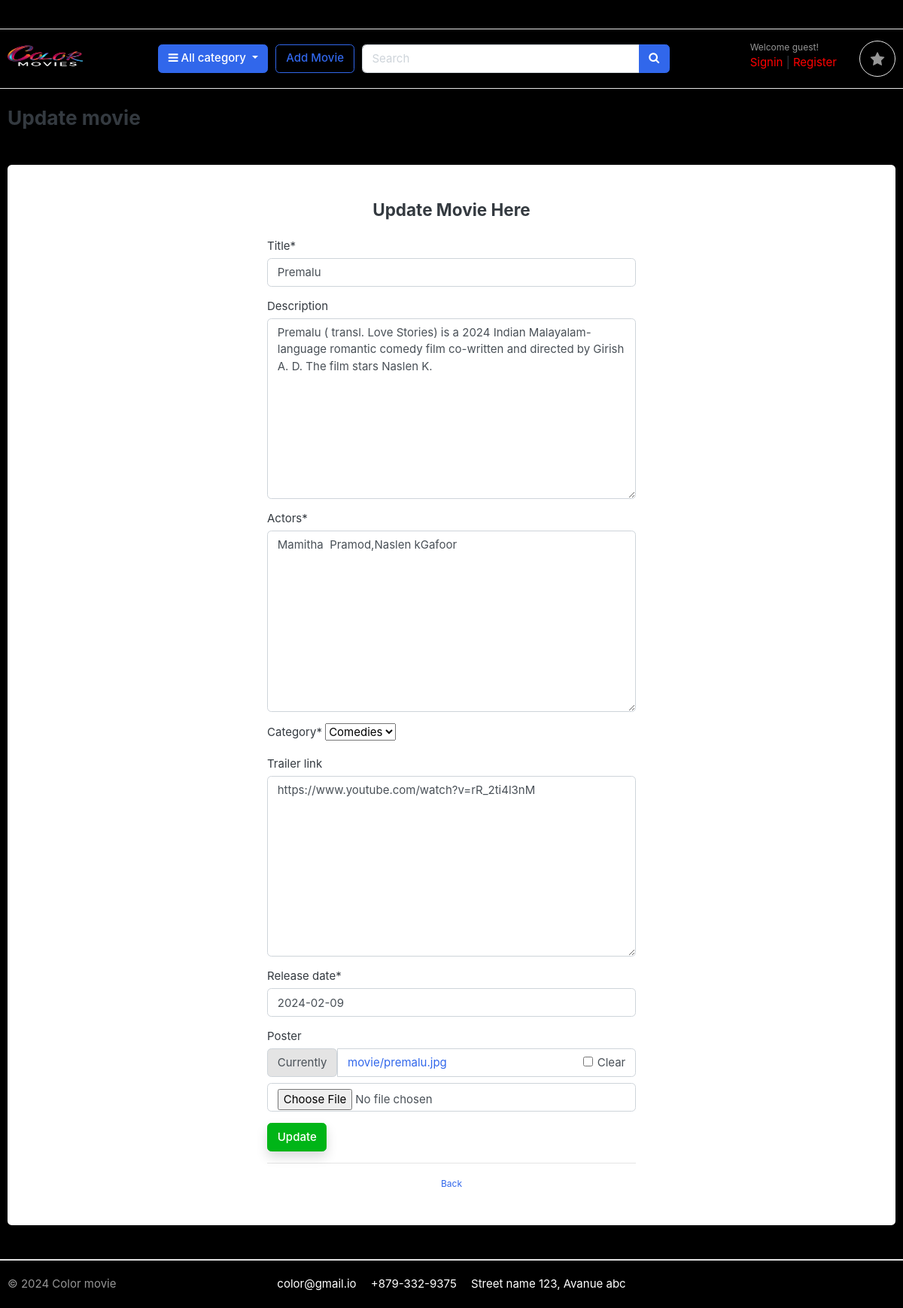
The app's page /update/1/ with its own data.
### movieapp/models.py (models this page shows, shortened)
class Movie(models.Model):
    Title = models.CharField(max_length=255,unique=True)
    Poster=models.ImageField(upload_to='movie',blank=True)
    Description=models.TextField(blank=True)
    Release_date=models.DateField()
    Actors = models.TextField()
    category=models.ForeignKey(Category,on_delete=models.CASCADE)
    Trailer_link=models.TextField(blank=True)
    user=models.ForeignKey(User,on_delete=models.CASCADE)
    class Meta:
        ordering =('Title',)
        verbose_name = 'movie'
        verbose_name_plural = 'movies'
    def __str__(self):
        return '{}'.format(self.Title)

### movieapp/views.py (the view)
# urls.py: path('update/<int:id>/', views.update, name='update'),
def update(request,id):
    movie = Movie.objects.get(id=id)
    print(movie)
    if request.method == 'POST':
        form=MovieForm(request.POST,request.FILES,instance=movie)
        if form.is_valid():
            form.save()
            return redirect('/')
    else:
        form=MovieForm(instance=movie)
        print(form)
    return render(request,'update.html',{'movie':movie,'form':form})

### movieapp/forms.py
class MovieForm(forms.ModelForm):
    class Meta:
        model=Movie
        fields=['Title','Description','Actors','category','Trailer_link','Release_date','Poster']

### movieapp/context_processors.py (called while the page is built)
def menu_links(request):
    links=Category.objects.all()
    return  dict(links=links)

### movieapp/models.py (called while the page is built)
    def __str__(self):
        return '{}'.format(self.name)

    def get_url(self):
        return reverse('movieapp:movie_by_category',args=[self.slug])

### templates/update.html (shortened to what this page needs)
{% extends 'base.html' %}
{% load crispy_forms_tags %}
{% block body %}
    <div class="container-fluid">
        <div class="d-sm-flex align-items-center justify-content-between mb-4 mt-4">
        <h1 class="h3 mb-0 text-gray-800">Update movie</h1>
        </div>
        <div class="card o-hidden border-0 shadow-lg my-5">
          <div class="card-body p-0">
            <div class="row">
              <div class="col-lg-3"></div>
              <div class="col-lg-6">
                <div class="p-5">
                  <div class="text-center">
                    <h1 class="h4 text-gray-900 mb-4">Update Movie Here</h1>
                  </div>
<form method="post" enctype="multipart/form-data">
                {{form | crispy}}
            <input class="btn btn-success shadow" value="Update" type="submit">
</form>
                    <hr>
                  <div class="text-center">
                    <a class="small" href="{% url 'profile' %}">Back</a>
                  </div>
                </div>
              </div>
            </div>
          </div>
        </div>
    </div>
{% endblock%}

### static/css/ui.css (style rules this page uses)
html { font-family: "Inter", sans-serif; font-size: 15px; }

### static/css/custom.css (style rules this page uses)
body { background-color:black; }

### records on screen
Movie: Title "Premalu", Description "Premalu ( transl. Love Stories) is a 2024 Indian Malayalam-language romantic comedy film co-written and directed by Girish A. D. The film stars Naslen K.", Actors "Mamitha Pramod,Naslen kGafoor", category "Comedies", Trailer_link "https://www.youtube.com/watch?v=rR_2ti4l3nM", Release_date "2024-02-09"
